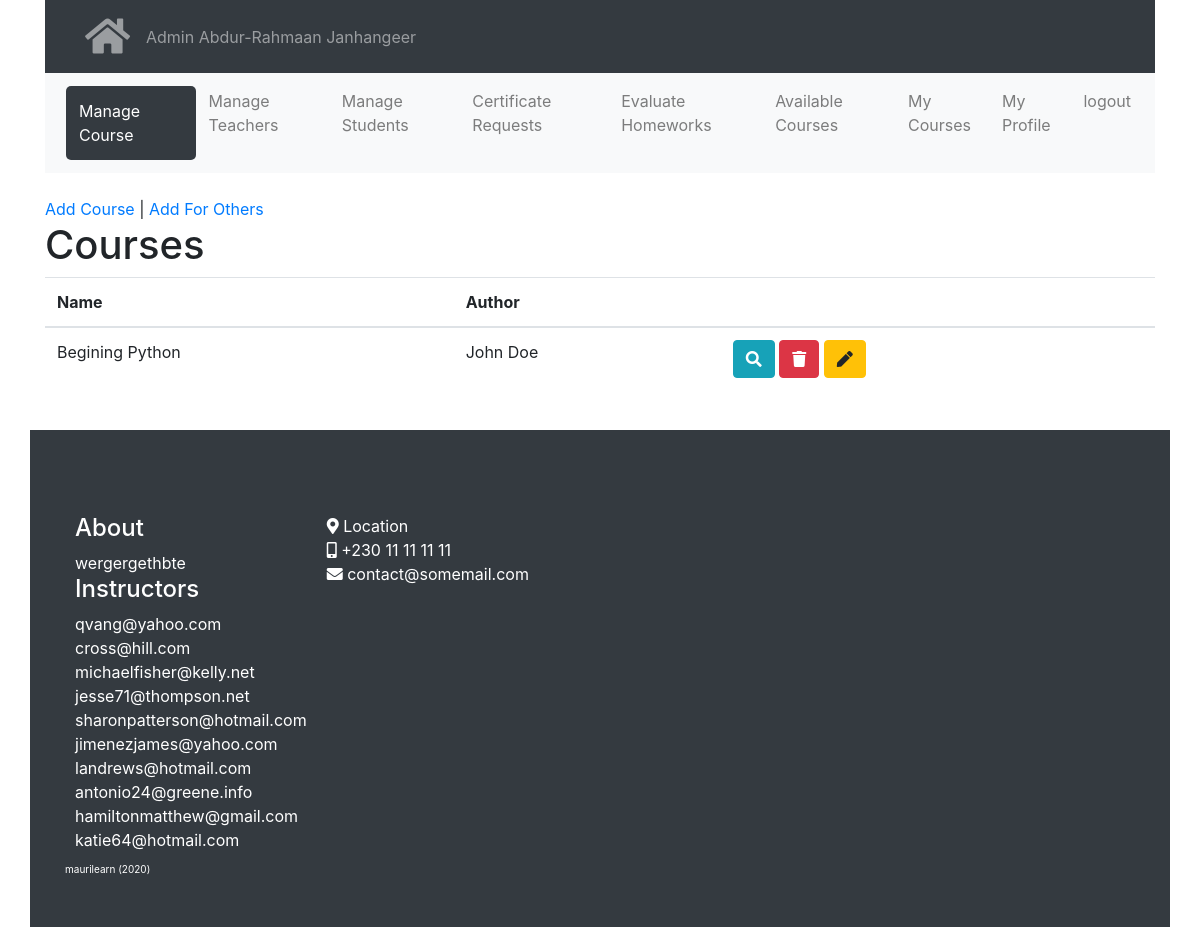
Before: /course/ (signed in) with the older database file.
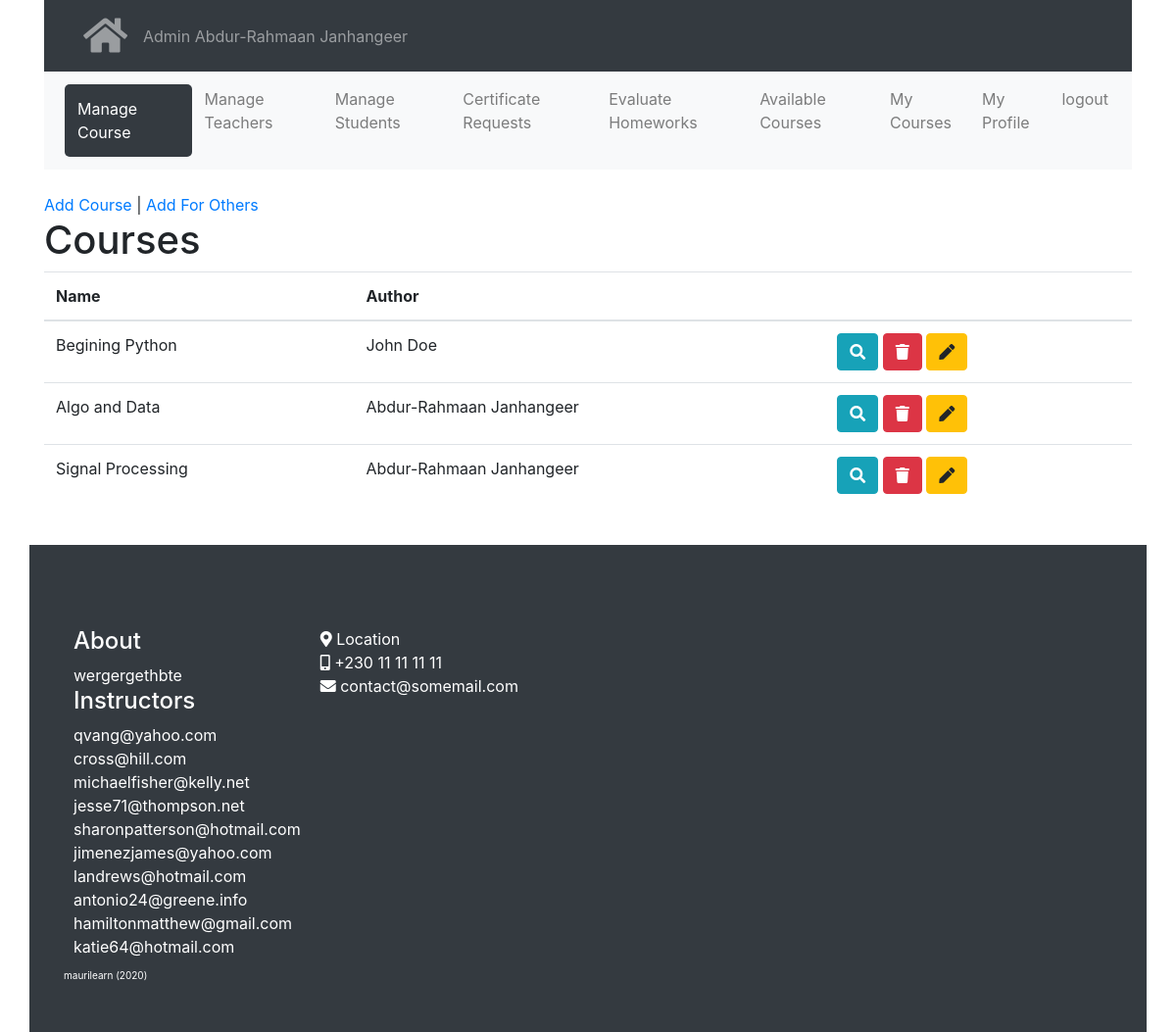
After: the same page with the newer database file.
### modules/auth/models.py (models this page shows, shortened)
class User(UserMixin, db.Model):
    __tablename__ = 'users'
    id = db.Column(db.Integer, primary_key=True)
    email = db.Column(db.String(100))
    password = db.Column(db.String(128))
    name = db.Column(db.String(120))
    role = db.Column(db.String(120))
    courses = db.relationship("Course",
        secondary=course_subs,
        cascade = "all, delete")# !subs- teacher, students
    quiz_histories = db.relationship('QuizHistory', backref='person', lazy=True,
        cascade="all, delete, delete-orphan")
    def delete(self):
        db.session.delete(self)
        db.session.commit()

### modules/course/models.py (models this page shows, shortened)
class Course(db.Model):
    __tablename__ = 'courses'
    id = db.Column(db.Integer, primary_key=True)
    name = db.Column(db.String(100))
    created_date = db.Column(db.DateTime, default=datetime.now())
    teacher_id = db.Column(db.Integer, db.ForeignKey('users.id'),
        nullable=False)
    sections = db.relationship('Section', backref='course', lazy=True,
        cascade="all, delete, delete-orphan")
    def delete(self):
        db.session.delete(self)
        db.session.commit()

### modules/course/view.py (the view)
@course_blueprint.route("/")
@login_required
def index():
    context = base_context()
    context['User'] = User
    context['courses'] = Course.query.all()
    return render_template('course/index.html', **context)

### shopyoapi/enhance.py (called while the page is built)
def base_context():
    base_context = {
        'MESSAGE': '',
        'current_user': current_user,
        'User': User
    }
    return base_context.copy()

### modules/course/templates/course/index.html (shortened to what this page needs)
{% extends "base/base.html" %}
{% block content %}
{%set active_page = 'manage_course'%}
{%include 'course/partials/nav.html'%}
<br>
<a class="" href="{{url_for('course.add')}}">Add Course</a> |
<a class="" href="{{url_for('course.add')}}">Add For Others</a>
<br>
<h1>Courses</h1>
<table class="table">
    <thead>
        <tr>
            <th>Name</th>
            <th>Author</th>
            <th></th>
        </tr>
    </thead>
    <tbody>
{% for course in courses %}
    {%set teacher = User.query.get(course.teacher_id)%}
    <tr>
        <td>{{course.name}}</td>
        <td>{{teacher.name}}</td>
        <td>
            <a class="btn btn-info" href="{{url_for('course.view', course_id=course.id)}}">
                <i class="fa fa-search"></i>
            </a>
            <a class="btn btn-danger" href="">
                <i class="fa fa-trash"></i>
            </a>
            <a class="btn btn-warning" href="">
                <i class="fa fa-pen"></i>
            </a>
        </td>
    </tr>
{%endfor%}
    </tbody>
</table>
{% endblock %}

### modules/base/templates/base/base.html (shortened to what this page needs)
<!DOCTYPE html>
<html>
<head>
    <link rel="stylesheet" href="/static/bootstrap.min.css">
    <link rel="stylesheet" href="/static/fontawesome/css/all.css">
</head>
<body>
<div class="container">
    <nav class="navbar navbar-expand-sm bg-dark navbar-dark">
      <div id="flashed-messages">
    </div>
      <ul class="navbar-nav">
        <li class="nav-item">
          <a class="nav-link" href="/" title="Main Page"><i class="fas fa-home"></i></a>
        </li>
      </ul>
      <ul class="navbar-nav">
        <li class="nav-item">
          <a class="nav-link" href="/" title="Main Page">
            <span style="text-transform:capitalize;">{{current_user.role}}</span> {{current_user.name}}
          </a>
        </li>
      </ul>
    </nav>
    {% block content %}{% endblock %}
</div>
<br>
<footer class="app-footer page-footer bg-dark container" style="">
  <br>
  <div class="row">
    <div class="">
      <h4>About</h4>
      wergergethbte
      <h4>Instructors</h4>
      {%for teacher in User.query.filter(
                (User.role == 'teacher')
                ).all()%}
        {{teacher.email}}<br>
      {%endfor%}
    </div>
    <div class="">
      <i class="fa fa-map-marker-alt"></i> Location <br>
      <i class="fa fa-mobile-alt"></i> +230 11 11 11 11 <br>
      <i class="fa fa-envelope"></i> contact@somemail.com
    </div>
  </div>
  <div class="row app-copyright">
    maurilearn (<span id="year"></span>)
  </div>
</footer>
</body>
</html>

### modules/course/templates/course/partials/nav.html (shortened to what this page needs)
<nav class="navbar navbar-expand-lg navbar-light bg-light">
  <div class="collapse navbar-collapse" id="navbarSupportedContent">
    <ul class="navbar-nav mr-auto">
      {%if current_user.role == 'admin'%}
      <li class="nav-item {{ 'app-active' if active_page == 'manage_course' else '' }}">
        <a class="nav-link"
           href="{{url_for('course.index')}}">Manage Course</a>
      </li>
      <li class="nav-item {{ 'app-active' if active_page == 'manage_teachers' else '' }}">
        <a class="nav-link"
           href="{{url_for('teacher.index')}}">Manage Teachers</a>
      </li>
      <li class="nav-item {{ 'app-active' if active_page == 'manage_students' else '' }}">
        <a class="nav-link"
           href="{{url_for('student.index')}}">Manage Students</a>
      </li>
      {%endif%}
      {%if current_user.role in ['admin', 'teacher']%}
        <li class="nav-item {{ 'app-active' if active_page == 'certificate_requests' else '' }}">
          <a class="nav-link"
           href="{{url_for('course.view_certificate_request')}}">Certificate Requests</a>
        </li>
        <li class="nav-item {{ 'app-active' if active_page == 'evaluate_homeworks' else '' }}">
          <a class="nav-link"
           href="{{url_for('course.view_homework_submissions')}}">Evaluate Homeworks</a>
        </li>
      {%endif%}
      <li class="nav-item {{ 'app-active' if active_page == 'available_courses' else '' }}">
        <a class="nav-link"
           href="{{url_for('course.list')}}">Available Courses</a>
      </li>
      <li class="nav-item {{ 'app-active' if active_page == 'my_courses' else '' }}">
        <a class="nav-link"
           href="{{url_for('course.mycourses')}}">My Courses</a>
      </li>
      <li class="nav-item {{ 'app-active' if active_page == 'profile' else '' }}">
        <a class="nav-link"
           href="{{url_for('profile.index', user_id=current_user.id)}}">My Profile</a>
      </li>
      <li class="nav-item {{ 'app-active' if active_page == '' else '' }}">
        <a class="nav-link"
           href="{{url_for('auth.logout')}}">logout</a>
      </li>
    </ul>
  </div>
</nav>

### modules/base/templates/base/base.html (style rules this page uses)
html { scroll-behavior: smooth; }
.nav-link i { font-size: 40px; }
#flashed-messages { padding: 5px; position: fixed; right: 5px; top: 5px; z-index: 10; height: 300px; overflow-y: scroll; }
.app-footer { width: 100% !important; color: white !important; padding: 50px !important; }
.app-footer .row div { margin: 10px !important; }
.app-copyright { font-size: 10px; }
.app-active { background-color: #343a40 !important; border-radius: 5px; padding: 5px; margin: 5px; }
.app-active a { color: white !important; }

Changed rows visible on the page:
added Course: name "Algo and Data", {{ teacher.name }} "Abdur-Rahmaan Janhangeer"
added Course: name "Signal Processing", {{ teacher.name }} "Abdur-Rahmaan Janhangeer"
